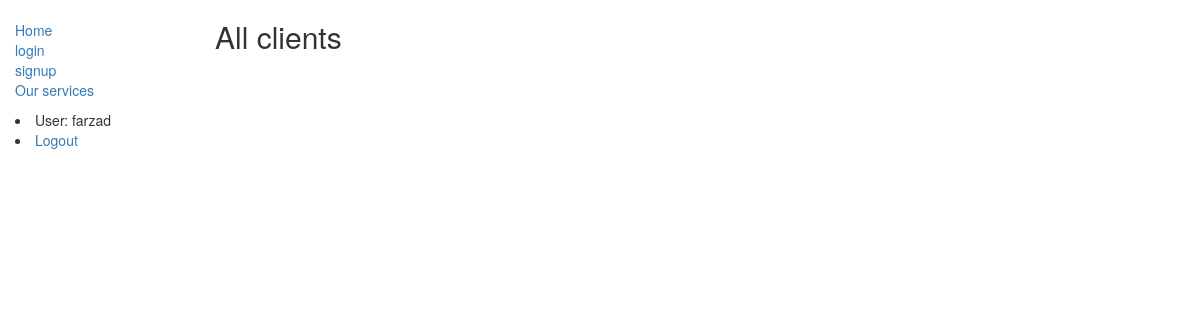
Page /doggroomer/user_details/ (signed in) on the earlier database version.
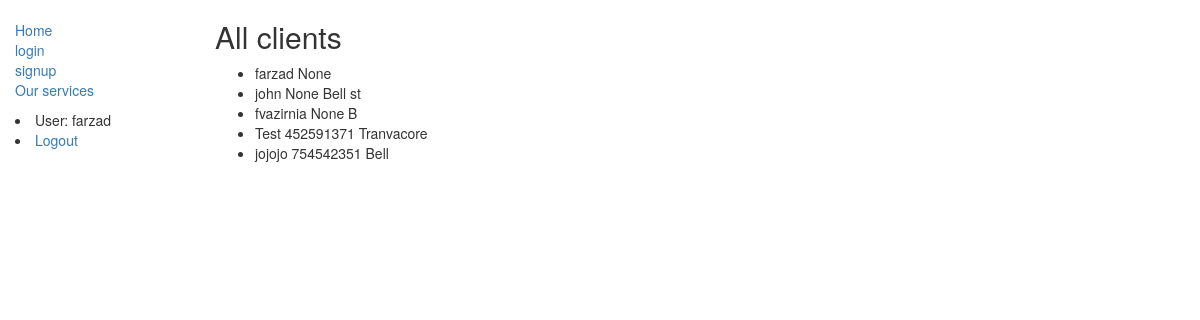
Same page on the later database version.
### doggroomer/models.py (models this page shows, shortened)
class Profile(models.Model):
    user = models.OneToOneField(User, on_delete=models.CASCADE)
    full_name = models.CharField(max_length=50)
    address = models.CharField(max_length=300, blank=False)
    home_phone = models.IntegerField(null=True, blank=True)
    work_phone = models.IntegerField(null=True, blank=True)

### doggroomer/views.py (the view)
# urls.py: path('user_details/', views.users_details, name='user_details'),
@permission_required('is_superuser')
def users_details(request):
    return render(request, 'users_details.html', context={'profiles': Profile.objects.all()})

### doggroomer/templates/users_details.html
{% extends 'base_generic.html' %}
{% block content %}
  <h2>All clients</h2>
    <ul>
        {% for profile in profiles %}
            <li> {{ profile.user }}  {{ profile.home_phone }}  {{ profile.address }}</li>
        {% endfor %}
    </ul>
{% endblock %}

### doggroomer/templates/base_generic.html (shortened to what this page needs)
<!DOCTYPE html>
<html lang="en">
<head>
  <link rel="stylesheet" href="https://maxcdn.bootstrapcdn.com/bootstrap/3.3.7/css/bootstrap.min.css">
    {% load static %}
  <link rel="stylesheet" href="{% static 'css/styles.css' %}">
</head>
<body>
  <div class="container-fluid">
    <div class="row">
      <div class="col-sm-2">
      {% block sidebar %}
      <ul class="sidebar-nav">
          <li><a href="{% url 'index' %}">Home</a></li>
          <li><a href="">login</a></li>
          <li><a href="{% url 'signup' %}">signup</a></li>
            <li><a href="{% url 'services' %}"> Our services</a></li>
      </ul>
          {% if user.is_authenticated %}
     <li>User: {{ user.get_username }}</li>
     <li><a href="{% url 'logout'%}?next={{request.path}}">Logout</a></li>
   {% else %}
     <li><a href="{% url 'login'%}?next={{request.path}}">Login</a></li>
   {% endif %}
     {% endblock %}
      </div>
      <div class="col-sm-10 ">
      {% block content %}{% endblock %}
      </div>
    </div>
  </div>
</body>
</html>

### doggroomer/static/css/styles.css (style rules this page uses)
.sidebar-nav { margin-top: 20px; padding: 0; list-style: none; }

Differences in the rows shown:
added Profile: user "farzad", home_phone "None"
added Profile: user "john", home_phone "None", address "Bell st"
added Profile: user "fvazirnia", home_phone "None", address "B"
added Profile: user "Test", home_phone "452591371", address "Tranvacore"
added Profile: user "jojojo", home_phone "754542351", address "Bell"
